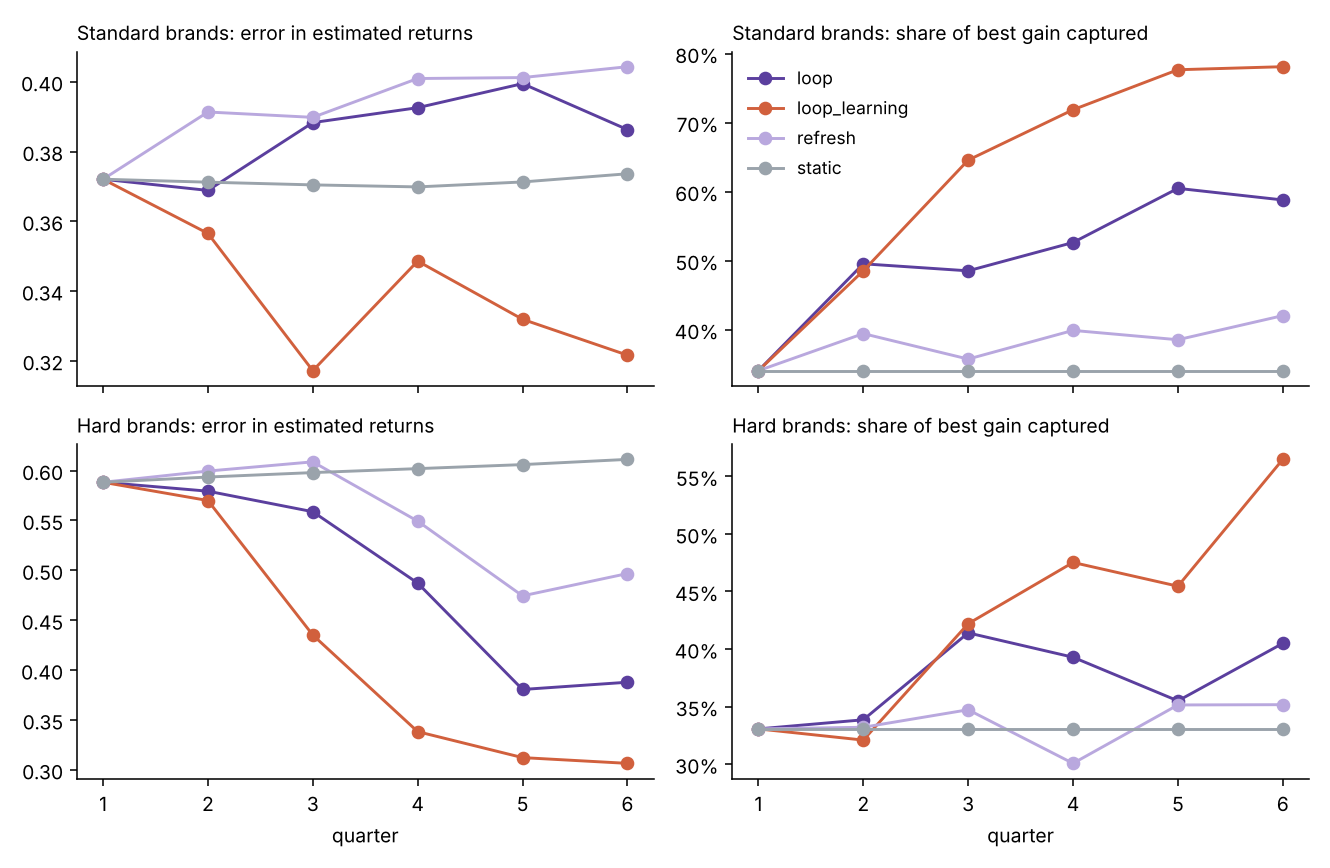

Python code for this plot:
#   Copyright 2024 - 2026 Brian Curry / Vector1 Research
#
#   Licensed under the Apache License, Version 2.0 (the "License");
#   you may not use this file except in compliance with the License.
#   You may obtain a copy of the License at
#
#       http://www.apache.org/licenses/LICENSE-2.0
#
#   Unless required by applicable law or agreed to in writing, software
#   distributed under the License is distributed on an "AS IS" BASIS,
#   WITHOUT WARRANTIES OR CONDITIONS OF ANY KIND, either express or implied.
#   See the License for the specific language governing permissions and
#   limitations under the License.
"""The learning-loop benchmark: does an always-on model converge on the truth?

Runs four policies on the same simulated brands for six quarters each, after two years
of history, and writes LOOP.md, loop_results.jsonl and loop.png next to this file.

    python benchmarks/loop.py --worlds 8 --jobs 2       (about an hour on two cores)

Policies:
    static          fit once on the history and keep that plan
    refresh         refit every quarter on all the data, no tests, no exploration
    loop            the learning loop, cost-aware tests (the default)
    loop_learning   the learning loop with a test every quarter (payback_periods very large)
"""
from __future__ import annotations

import argparse
import json
from multiprocessing import Pool
from pathlib import Path

import pandas as pd

HERE = Path(__file__).resolve().parent
CYCLES, HISTORY, HORIZON = 6, 104, 13


def _job(args):
    hard, i, policy = args
    from pycausalsim.futures import marketing_worlds, simulate_loop
    worlds = marketing_worlds(12, weeks=HISTORY + CYCLES * HORIZON, hard=hard, seed=7)
    base = "loop" if policy.startswith("loop") else policy
    loop_kwargs = {"payback_periods": 10 ** 9} if policy == "loop_learning" else None   # test whenever informative
    r = simulate_loop(worlds, i, base, history=HISTORY, cycles=CYCLES, horizon=HORIZON,
                      model_kwargs={"delayed": ["online_video"]}, loop_kwargs=loop_kwargs, seed=3)
    r["policy"], r["hard"] = policy, hard
    return r.to_dict("records")


def summarize(d: pd.DataFrame) -> str:
    lines = ["# The learning-loop benchmark", "",
             "Does a marketing mix model that is refit every quarter converge on the truth, or lock in its",
             "own error? Each policy below ran for six quarters on the same simulated brands",
             f"(`marketing_worlds(12, seed=7)`, first {d.world.nunique()} per track), after two years of history. The",
             "world responds to the spend each policy chose; recommended tests run in the world and come",
             "back with the noise of a matched-market design (half the market held out, 90% of noise",
             "removed by the pre-period model).", "",
             "- **static**: fit once and keep the plan.",
             "- **refresh**: refit every quarter on all the data. No tests, no exploration.",
             "- **loop**: `papilon.Loop` defaults. Refit, a budget-neutral exploration pulse of 10% between the",
             "  two channels the model can least tell apart, and a lift test only when its expected gain to the",
             "  plan over a year exceeds the sales the holdout gives up.",
             "- **loop_learning**: the loop with a test whenever one is informative, whatever it costs.", ""]
    names = {False: "Standard brands", True: "Hard brands (unobserved launches, creative wear-out)"}
    for hard, g in d.groupby("hard"):
        s = g.groupby(["policy", "cycle"]).agg(err=("abs_error", "mean"), gain=("plan_gain", "sum"),
                                               best=("best_gain", "sum"), lost=("plan_gain", lambda v: (v < -1e-6).mean()))
        s["cap"] = s.gain / s.best
        last, first = s.xs(g.cycle.max(), level="cycle"), s.xs(0, level="cycle")
        tot = g.groupby(["policy", "world"]).realized.sum().unstack("policy")
        rel = 100 * tot.sub(tot["static"], axis=0).mean() / tot["static"].mean()
        tests = g.groupby("policy").tested.apply(lambda t: t.notna().mean())
        lines += [f"## {names[hard]}", "",
                  "| Policy | Error in returns, quarter 1 → 6 | Best gain captured, quarter 1 → 6 | Plans losing money, quarter 6 | Sales over six quarters vs static | Quarters with a test |",
                  "|---|---|---|---|---|---|"]
        for p in ["static", "refresh", "loop", "loop_learning"]:
            if p not in last.index:
                continue
            lines.append(f"| {p} | {first.loc[p, 'err']:.2f} → {last.loc[p, 'err']:.2f} | {first.loc[p, 'cap']:.0%} → "
                         f"{last.loc[p, 'cap']:.0%} | {last.loc[p, 'lost']:.0%} | {rel[p]:+.2f}% | {tests.get(p, 0):.0%} |")
        lines.append("")
    lines += ["## Reading it", "",
              "Refitting alone is unreliable. On standard brands its error grew as plans narrowed the data; on",
              "hard brands it improved, but less than the loop. The loop's tests and exploration add the",
              "information that moves estimates toward the truth and plans toward the best available.",
              "Learning has a price: testing every quarter learns fastest and costs sales while it does. The",
              "default tests only when a test is expected to pay for itself, which roughly breaks even on",
              "sales over six quarters while its plans improve. `payback_periods` sets the trade-off.", "",
              f"Eight brands per track and six quarters is a small sample; differences of a few points are noise.",
              "Simulated brands are kinder than real ones. Reproduce with `python benchmarks/loop.py`."]
    return "\n".join(lines) + "\n"


def chart(d: pd.DataFrame, path: Path) -> None:
    import matplotlib
    matplotlib.use("Agg")
    import matplotlib.pyplot as plt
    colors = {"static": "#9aa3ab", "refresh": "#b9a8de", "loop": "#5b3f9e", "loop_learning": "#d1603d"}
    fig, axes = plt.subplots(2, 2, figsize=(9.5, 6.2), sharex=True)
    for row, (hard, g) in enumerate(d.groupby("hard")):
        s = g.groupby(["policy", "cycle"]).agg(err=("abs_error", "mean"), gain=("plan_gain", "sum"), best=("best_gain", "sum"))
        s["cap"] = s.gain / s.best
        for p, sp in s.groupby(level="policy"):
            axes[row, 0].plot(sp.index.get_level_values("cycle") + 1, sp.err, marker="o", color=colors.get(p), label=p)
            axes[row, 1].plot(sp.index.get_level_values("cycle") + 1, sp.cap, marker="o", color=colors.get(p), label=p)
        axes[row, 0].set_title(("Hard" if hard else "Standard") + " brands: error in estimated returns", loc="left", fontsize=10)
        axes[row, 1].set_title(("Hard" if hard else "Standard") + " brands: share of best gain captured", loc="left", fontsize=10)
        axes[row, 1].yaxis.set_major_formatter(plt.FuncFormatter(lambda v, _: f"{v:.0%}"))
    for ax in axes.flat:
        ax.spines[["top", "right"]].set_visible(False)
    axes[1, 0].set_xlabel("quarter"); axes[1, 1].set_xlabel("quarter")
    axes[0, 1].legend(frameon=False, fontsize=9)
    fig.tight_layout()
    fig.savefig(path, dpi=140)


def main():
    ap = argparse.ArgumentParser()
    ap.add_argument("--worlds", type=int, default=8)
    ap.add_argument("--jobs", type=int, default=2)
    ap.add_argument("--from-results", action="store_true", help="rebuild LOOP.md and loop.png from loop_results.jsonl")
    a = ap.parse_args()
    res = HERE / "loop_results.jsonl"
    if not a.from_results:
        jobs = [(h, i, p) for h in (False, True) for i in range(a.worlds)
                for p in ("static", "refresh", "loop", "loop_learning")]
        with Pool(a.jobs) as pool, open(res, "w") as f:
            for recs in pool.imap_unordered(_job, jobs):
                for r in recs:
                    f.write(json.dumps(r, default=str) + "\n")
    d = pd.read_json(res, lines=True)
    (HERE / "LOOP.md").write_text(summarize(d))
    chart(d, HERE / "loop.png")
    print((HERE / "LOOP.md").read_text())


if __name__ == "__main__":
    main()
